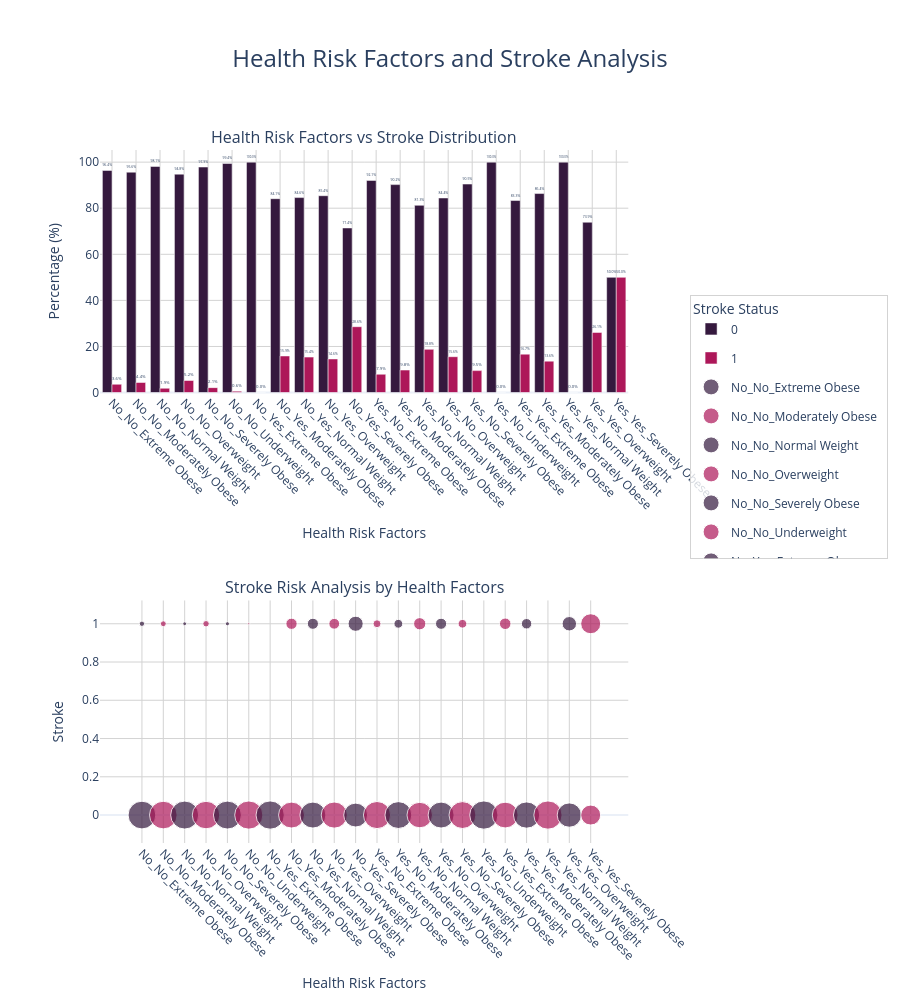

This figure's notebook cell:
### Code cell
custom_colors = ['#35193e', '#ad1759']

# Verileri uzun formata dönüştür
composit_percent2_long = composit_percent2.reset_index().melt(
    id_vars='Health_Risk_Factors', 
    var_name='Stroke', 
    value_name='Percentage'
)

# Alt grafikler için figür oluştur
fig = make_subplots(
    rows=2, cols=1, 
    subplot_titles=(
        'Health Risk Factors vs Stroke Distribution',
        'Stroke Risk Analysis by Health Factors'
    ),
    vertical_spacing=0.3,  # Grafiler arası boşluğu artır
    specs=[[{"secondary_y": True}], [{"secondary_y": True}]]  # İkincil y ekseni ekle
)

# 1. Bar grafiği oluştur
bar_fig = px.bar(
    composit_percent2_long, 
    x='Health_Risk_Factors', 
    y='Percentage', 
    color='Stroke', 
    barmode='group', 
    text='Percentage',
    labels={'Health_Risk_Factors': 'Health Risk Factors', 'Percentage': 'Percentage (%)'},
    color_discrete_sequence=custom_colors
)

# Bar grafiği trace'lerini ekle
for trace in bar_fig.data:
    fig.add_trace(trace, row=1, col=1)

# Bar grafiği metin ve düzen ayarları
fig.update_traces(
    texttemplate='%{y:.1f}%', 
    textposition='outside',
    textfont=dict(size=10),
    row=1, col=1
)

# 2. Scatter plot oluştur
scatter_fig = px.scatter(
    composit_percent2_long, 
    x='Health_Risk_Factors', 
    y='Stroke', 
    size='Percentage', 
    color='Health_Risk_Factors',
    labels={'Health_Risk_Factors': 'Health Risk Factors', 'Stroke': 'Stroke'},
    color_discrete_sequence=custom_colors
)

# Scatter plot trace'lerini ekle
for trace in scatter_fig.data:
    fig.add_trace(trace, row=2, col=1)

# Genel düzen ayarları
fig.update_layout(
    height=1000,
    title={
        'text': 'Health Risk Factors and Stroke Analysis',
        'y': 0.95,
        'x': 0.5,
        'xanchor': 'center',
        'yanchor': 'top',
        'font': dict(size=24)
    },
    template='plotly_white',
    showlegend=True,
    legend=dict(
        yanchor="top",
        y=0.45,  # İlk grafiğin altına yerleştir
        xanchor="left",
        x=1.05,  # Grafiğin sağına yerleştir
        title="Stroke Status",
        bgcolor="rgba(255, 255, 255, 0.8)",
        bordercolor="lightgray",
        borderwidth=1
    )
)

# Alt grafiklere özel ayarlar
fig.update_xaxes(
    title_text='Health Risk Factors',
    row=1,
    col=1,
    tickangle=45,
    gridcolor='lightgray'
)

fig.update_yaxes(
    title_text='Percentage (%)',
    row=1,
    col=1,
    gridcolor='lightgray'
)

fig.update_xaxes(
    title_text='Health Risk Factors',
    row=2,
    col=1,
    tickangle=45,
    gridcolor='lightgray'
)

fig.update_yaxes(
    title_text='Stroke',
    row=2,
    col=1,
    gridcolor='lightgray'
)

# Grafik kenar boşluklarını ayarla ve sağ tarafta legend için yer aç
fig.update_layout(
    margin=dict(t=150, b=100, l=100, r=200)  # Sağ margin'i artır
)

fig.show()

### Figure 1 — Plotly figure (JSON) as saved in the notebook; plotly's stock layout.template omitted (floating-point values rounded to 4 significant figures)
{"data": [{"alignmentgroup": "True", "hovertemplate": "Stroke=0<br>Health Risk Factors=%{x}<br>Percentage (%)=%{text}<extra></extra>", "legendgroup": "0", "marker": {"color": "#35193e", "pattern": {"shape": ""}}, "name": "0", "offsetgroup": "0", "orientation": "v", "showlegend": true, "text": [96.4, 95.64, 98.13, 94.77, 97.87, 99.41, 100, 84.13, 84.62, 85.42, 71.43, 92.06, 90.24, 81.25, 84.44, 90.48, 100, 83.33, 86.36, 100, 73.91, 50], "textfont": {"size": 10}, "textposition": "outside", "texttemplate": "%{y:.1f}%", "type": "bar", "x": ["No_No_Extreme Obese", "No_No_Moderately Obese", "No_No_Normal Weight", "No_No_Overweight", "No_No_Severely Obese", "No_No_Underweight", "No_Yes_Extreme Obese", "No_Yes_Moderately Obese", "No_Yes_Normal Weight", "No_Yes_Overweight", "No_Yes_Severely Obese", "Yes_No_Extreme Obese", "Yes_No_Moderately Obese", "Yes_No_Normal Weight", "Yes_No_Overweight", "Yes_No_Severely Obese", "Yes_No_Underweight", "Yes_Yes_Extreme Obese", "Yes_Yes_Moderately Obese", "Yes_Yes_Normal Weight", "Yes_Yes_Overweight", "Yes_Yes_Severely Obese"], "xaxis": "x", "y": [96.4, 95.64, 98.13, 94.77, 97.87, 99.41, 100, 84.13, 84.62, 85.42, 71.43, 92.06, 90.24, 81.25, 84.44, 90.48, 100, 83.33, 86.36, 100, 73.91, 50], "yaxis": "y"}, {"alignmentgroup": "True", "hovertemplate": "Stroke=1<br>Health Risk Factors=%{x}<br>Percentage (%)=%{text}<extra></extra>", "legendgroup": "1", "marker": {"color": "#ad1759", "pattern": {"shape": ""}}, "name": "1", "offsetgroup": "1", "orientation": "v", "showlegend": true, "text": [3.604, 4.364, 1.868, 5.227, 2.133, 0.5882, 0, 15.87, 15.38, 14.58, 28.57, 7.937, 9.756, 18.75, 15.56, 9.524, 0, 16.67, 13.64, 0, 26.09, 50], "textfont": {"size": 10}, "textposition": "outside", "texttemplate": "%{y:.1f}%", "type": "bar", "x": ["No_No_Extreme Obese", "No_No_Moderately Obese", "No_No_Normal Weight", "No_No_Overweight", "No_No_Severely Obese", "No_No_Underweight", "No_Yes_Extreme Obese", "No_Yes_Moderately Obese", "No_Yes_Normal Weight", "No_Yes_Overweight", "No_Yes_Severely Obese", "Yes_No_Extreme Obese", "Yes_No_Moderately Obese", "Yes_No_Normal Weight", "Yes_No_Overweight", "Yes_No_Severely Obese", "Yes_No_Underweight", "Yes_Yes_Extreme Obese", "Yes_Yes_Moderately Obese", "Yes_Yes_Normal Weight", "Yes_Yes_Overweight", "Yes_Yes_Severely Obese"], "xaxis": "x", "y": [3.604, 4.364, 1.868, 5.227, 2.133, 0.5882, 0, 15.87, 15.38, 14.58, 28.57, 7.937, 9.756, 18.75, 15.56, 9.524, 0, 16.67, 13.64, 0, 26.09, 50], "yaxis": "y"}, {"hovertemplate": "Health Risk Factors=%{x}<br>Stroke=%{y}<br>Percentage=%{marker.size}<extra></extra>", "legendgroup": "No_No_Extreme Obese", "marker": {"color": "#35193e", "size": [96.4, 3.604], "sizemode": "area", "sizeref": 0.25, "symbol": "circle"}, "mode": "markers", "name": "No_No_Extreme Obese", "orientation": "v", "showlegend": true, "type": "scatter", "x": ["No_No_Extreme Obese", "No_No_Extreme Obese"], "xaxis": "x2", "y": [0, 1], "yaxis": "y3"}, {"hovertemplate": "Health Risk Factors=%{x}<br>Stroke=%{y}<br>Percentage=%{marker.size}<extra></extra>", "legendgroup": "No_No_Moderately Obese", "marker": {"color": "#ad1759", "size": [95.64, 4.364], "sizemode": "area", "sizeref": 0.25, "symbol": "circle"}, "mode": "markers", "name": "No_No_Moderately Obese", "orientation": "v", "showlegend": true, "type": "scatter", "x": ["No_No_Moderately Obese", "No_No_Moderately Obese"], "xaxis": "x2", "y": [0, 1], "yaxis": "y3"}, {"hovertemplate": "Health Risk Factors=%{x}<br>Stroke=%{y}<br>Percentage=%{marker.size}<extra></extra>", "legendgroup": "No_No_Normal Weight", "marker": {"color": "#35193e", "size": [98.13, 1.868], "sizemode": "area", "sizeref": 0.25, "symbol": "circle"}, "mode": "markers", "name": "No_No_Normal Weight", "orientation": "v", "showlegend": true, "type": "scatter", "x": ["No_No_Normal Weight", "No_No_Normal Weight"], "xaxis": "x2", "y": [0, 1], "yaxis": "y3"}, {"hovertemplate": "Health Risk Factors=%{x}<br>Stroke=%{y}<br>Percentage=%{marker.size}<extra></extra>", "legendgroup": "No_No_Overweight", "marker": {"color": "#ad1759", "size": [94.77, 5.227], "sizemode": "area", "sizeref": 0.25, "symbol": "circle"}, "mode": "markers", "name": "No_No_Overweight", "orientation": "v", "showlegend": true, "type": "scatter", "x": ["No_No_Overweight", "No_No_Overweight"], "xaxis": "x2", "y": [0, 1], "yaxis": "y3"}, {"hovertemplate": "Health Risk Factors=%{x}<br>Stroke=%{y}<br>Percentage=%{marker.size}<extra></extra>", "legendgroup": "No_No_Severely Obese", "marker": {"color": "#35193e", "size": [97.87, 2.133], "sizemode": "area", "sizeref": 0.25, "symbol": "circle"}, "mode": "markers", "name": "No_No_Severely Obese", "orientation": "v", "showlegend": true, "type": "scatter", "x": ["No_No_Severely Obese", "No_No_Severely Obese"], "xaxis": "x2", "y": [0, 1], "yaxis": "y3"}, {"hovertemplate": "Health Risk Factors=%{x}<br>Stroke=%{y}<br>Percentage=%{marker.size}<extra></extra>", "legendgroup": "No_No_Underweight", "marker": {"color": "#ad1759", "size": [99.41, 0.5882], "sizemode": "area", "sizeref": 0.25, "symbol": "circle"}, "mode": "markers", "name": "No_No_Underweight", "orientation": "v", "showlegend": true, "type": "scatter", "x": ["No_No_Underweight", "No_No_Underweight"], "xaxis": "x2", "y": [0, 1], "yaxis": "y3"}, {"hovertemplate": "Health Risk Factors=%{x}<br>Stroke=%{y}<br>Percentage=%{marker.size}<extra></extra>", "legendgroup": "No_Yes_Extreme Obese", "marker": {"color": "#35193e", "size": [100, 0], "sizemode": "area", "sizeref": 0.25, "symbol": "circle"}, "mode": "markers", "name": "No_Yes_Extreme Obese", "orientation": "v", "showlegend": true, "type": "scatter", "x": ["No_Yes_Extreme Obese", "No_Yes_Extreme Obese"], "xaxis": "x2", "y": [0, 1], "yaxis": "y3"}, {"hovertemplate": "Health Risk Factors=%{x}<br>Stroke=%{y}<br>Percentage=%{marker.size}<extra></extra>", "legendgroup": "No_Yes_Moderately Obese", "marker": {"color": "#ad1759", "size": [84.13, 15.87], "sizemode": "area", "sizeref": 0.25, "symbol": "circle"}, "mode": "markers", "name": "No_Yes_Moderately Obese", "orientation": "v", "showlegend": true, "type": "scatter", "x": ["No_Yes_Moderately Obese", "No_Yes_Moderately Obese"], "xaxis": "x2", "y": [0, 1], "yaxis": "y3"}, {"hovertemplate": "Health Risk Factors=%{x}<br>Stroke=%{y}<br>Percentage=%{marker.size}<extra></extra>", "legendgroup": "No_Yes_Normal Weight", "marker": {"color": "#35193e", "size": [84.62, 15.38], "sizemode": "area", "sizeref": 0.25, "symbol": "circle"}, "mode": "markers", "name": "No_Yes_Normal Weight", "orientation": "v", "showlegend": true, "type": "scatter", "x": ["No_Yes_Normal Weight", "No_Yes_Normal Weight"], "xaxis": "x2", "y": [0, 1], "yaxis": "y3"}, {"hovertemplate": "Health Risk Factors=%{x}<br>Stroke=%{y}<br>Percentage=%{marker.size}<extra></extra>", "legendgroup": "No_Yes_Overweight", "marker": {"color": "#ad1759", "size": [85.42, 14.58], "sizemode": "area", "sizeref": 0.25, "symbol": "circle"}, "mode": "markers", "name": "No_Yes_Overweight", "orientation": "v", "showlegend": true, "type": "scatter", "x": ["No_Yes_Overweight", "No_Yes_Overweight"], "xaxis": "x2", "y": [0, 1], "yaxis": "y3"}, {"hovertemplate": "Health Risk Factors=%{x}<br>Stroke=%{y}<br>Percentage=%{marker.size}<extra></extra>", "legendgroup": "No_Yes_Severely Obese", "marker": {"color": "#35193e", "size": [71.43, 28.57], "sizemode": "area", "sizeref": 0.25, "symbol": "circle"}, "mode": "markers", "name": "No_Yes_Severely Obese", "orientation": "v", "showlegend": true, "type": "scatter", "x": ["No_Yes_Severely Obese", "No_Yes_Severely Obese"], "xaxis": "x2", "y": [0, 1], "yaxis": "y3"}, {"hovertemplate": "Health Risk Factors=%{x}<br>Stroke=%{y}<br>Percentage=%{marker.size}<extra></extra>", "legendgroup": "Yes_No_Extreme Obese", "marker": {"color": "#ad1759", "size": [92.06, 7.937], "sizemode": "area", "sizeref": 0.25, "symbol": "circle"}, "mode": "markers", "name": "Yes_No_Extreme Obese", "orientation": "v", "showlegend": true, "type": "scatter", "x": ["Yes_No_Extreme Obese", "Yes_No_Extreme Obese"], "xaxis": "x2", "y": [0, 1], "yaxis": "y3"}, {"hovertemplate": "Health Risk Factors=%{x}<br>Stroke=%{y}<br>Percentage=%{marker.size}<extra></extra>", "legendgroup": "Yes_No_Moderately Obese", "marker": {"color": "#35193e", "size": [90.24, 9.756], "sizemode": "area", "sizeref": 0.25, "symbol": "circle"}, "mode": "markers", "name": "Yes_No_Moderately Obese", "orientation": "v", "showlegend": true, "type": "scatter", "x": ["Yes_No_Moderately Obese", "Yes_No_Moderately Obese"], "xaxis": "x2", "y": [0, 1], "yaxis": "y3"}, {"hovertemplate": "Health Risk Factors=%{x}<br>Stroke=%{y}<br>Percentage=%{marker.size}<extra></extra>", "legendgroup": "Yes_No_Normal Weight", "marker": {"color": "#ad1759", "size": [81.25, 18.75], "sizemode": "area", "sizeref": 0.25, "symbol": "circle"}, "mode": "markers", "name": "Yes_No_Normal Weight", "orientation": "v", "showlegend": true, "type": "scatter", "x": ["Yes_No_Normal Weight", "Yes_No_Normal Weight"], "xaxis": "x2", "y": [0, 1], "yaxis": "y3"}, {"hovertemplate": "Health Risk Factors=%{x}<br>Stroke=%{y}<br>Percentage=%{marker.size}<extra></extra>", "legendgroup": "Yes_No_Overweight", "marker": {"color": "#35193e", "size": [84.44, 15.56], "sizemode": "area", "sizeref": 0.25, "symbol": "circle"}, "mode": "markers", "name": "Yes_No_Overweight", "orientation": "v", "showlegend": true, "type": "scatter", "x": ["Yes_No_Overweight", "Yes_No_Overweight"], "xaxis": "x2", "y": [0, 1], "yaxis": "y3"}, {"hovertemplate": "Health Risk Factors=%{x}<br>Stroke=%{y}<br>Percentage=%{marker.size}<extra></extra>", "legendgroup": "Yes_No_Severely Obese", "marker": {"color": "#ad1759", "size": [90.48, 9.524], "sizemode": "area", "sizeref": 0.25, "symbol": "circle"}, "mode": "markers", "name": "Yes_No_Severely Obese", "orientation": "v", "showlegend": true, "type": "scatter", "x": ["Yes_No_Severely Obese", "Yes_No_Severely Obese"], "xaxis": "x2", "y": [0, 1], "yaxis": "y3"}, {"hovertemplate": "Health Risk Factors=%{x}<br>Stroke=%{y}<br>Percentage=%{marker.size}<extra></extra>", "legendgroup": "Yes_No_Underweight", "marker": {"color": "#35193e", "size": [100, 0], "sizemode": "area", "sizeref": 0.25, "symbol": "circle"}, "mode": "markers", "name": "Yes_No_Underweight", "orientation": "v", "showlegend": true, "type": "scatter", "x": ["Yes_No_Underweight", "Yes_No_Underweight"], "xaxis": "x2", "y": [0, 1], "yaxis": "y3"}, {"hovertemplate": "Health Risk Factors=%{x}<br>Stroke=%{y}<br>Percentage=%{marker.size}<extra></extra>", "legendgroup": "Yes_Yes_Extreme Obese", "marker": {"color": "#ad1759", "size": [83.33, 16.67], "sizemode": "area", "sizeref": 0.25, "symbol": "circle"}, "mode": "markers", "name": "Yes_Yes_Extreme Obese", "orientation": "v", "showlegend": true, "type": "scatter", "x": ["Yes_Yes_Extreme Obese", "Yes_Yes_Extreme Obese"], "xaxis": "x2", "y": [0, 1], "yaxis": "y3"}, {"hovertemplate": "Health Risk Factors=%{x}<br>Stroke=%{y}<br>Percentage=%{marker.size}<extra></extra>", "legendgroup": "Yes_Yes_Moderately Obese", "marker": {"color": "#35193e", "size": [86.36, 13.64], "sizemode": "area", "sizeref": 0.25, "symbol": "circle"}, "mode": "markers", "name": "Yes_Yes_Moderately Obese", "orientation": "v", "showlegend": true, "type": "scatter", "x": ["Yes_Yes_Moderately Obese", "Yes_Yes_Moderately Obese"], "xaxis": "x2", "y": [0, 1], "yaxis": "y3"}, {"hovertemplate": "Health Risk Factors=%{x}<br>Stroke=%{y}<br>Percentage=%{marker.size}<extra></extra>", "legendgroup": "Yes_Yes_Normal Weight", "marker": {"color": "#ad1759", "size": [100, 0], "sizemode": "area", "sizeref": 0.25, "symbol": "circle"}, "mode": "markers", "name": "Yes_Yes_Normal Weight", "orientation": "v", "showlegend": true, "type": "scatter", "x": ["Yes_Yes_Normal Weight", "Yes_Yes_Normal Weight"], "xaxis": "x2", "y": [0, 1], "yaxis": "y3"}, {"hovertemplate": "Health Risk Factors=%{x}<br>Stroke=%{y}<br>Percentage=%{marker.size}<extra></extra>", "legendgroup": "Yes_Yes_Overweight", "marker": {"color": "#35193e", "size": [73.91, 26.09], "sizemode": "area", "sizeref": 0.25, "symbol": "circle"}, "mode": "markers", "name": "Yes_Yes_Overweight", "orientation": "v", "showlegend": true, "type": "scatter", "x": ["Yes_Yes_Overweight", "Yes_Yes_Overweight"], "xaxis": "x2", "y": [0, 1], "yaxis": "y3"}, {"hovertemplate": "Health Risk Factors=%{x}<br>Stroke=%{y}<br>Percentage=%{marker.size}<extra></extra>", "legendgroup": "Yes_Yes_Severely Obese", "marker": {"color": "#ad1759", "size": [50, 50], "sizemode": "area", "sizeref": 0.25, "symbol": "circle"}, "mode": "markers", "name": "Yes_Yes_Severely Obese", "orientation": "v", "showlegend": true, "type": "scatter", "x": ["Yes_Yes_Severely Obese", "Yes_Yes_Severely Obese"], "xaxis": "x2", "y": [0, 1], "yaxis": "y3"}], "layout": {"annotations": [{"font": {"size": 16}, "showarrow": false, "text": "Health Risk Factors vs Stroke Distribution", "x": 0.47, "xanchor": "center", "xref": "paper", "y": 1.0, "yanchor": "bottom", "yref": "paper"}, {"font": {"size": 16}, "showarrow": false, "text": "Stroke Risk Analysis by Health Factors", "x": 0.47, "xanchor": "center", "xref": "paper", "y": 0.35, "yanchor": "bottom", "yref": "paper"}], "height": 1000, "legend": {"bgcolor": "rgba(255, 255, 255, 0.8)", "bordercolor": "lightgray", "borderwidth": 1, "title": {"text": "Stroke Status"}, "x": 1.05, "xanchor": "left", "y": 0.45, "yanchor": "top"}, "margin": {"b": 100, "l": 100, "r": 200, "t": 150}, "showlegend": true, "title": {"font": {"size": 24}, "text": "Health Risk Factors and Stroke Analysis", "x": 0.5, "xanchor": "center", "y": 0.95, "yanchor": "top"}, "xaxis": {"anchor": "y", "domain": [0, 0.94], "gridcolor": "lightgray", "tickangle": 45, "title": {"text": "Health Risk Factors"}}, "xaxis2": {"anchor": "y3", "domain": [0, 0.94], "gridcolor": "lightgray", "tickangle": 45, "title": {"text": "Health Risk Factors"}}, "yaxis": {"anchor": "x", "domain": [0.65, 1.0], "gridcolor": "lightgray", "title": {"text": "Percentage (%)"}}, "yaxis2": {"anchor": "x", "gridcolor": "lightgray", "overlaying": "y", "side": "right", "title": {"text": "Percentage (%)"}}, "yaxis3": {"anchor": "x2", "domain": [0, 0.35], "gridcolor": "lightgray", "title": {"text": "Stroke"}}, "yaxis4": {"anchor": "x2", "gridcolor": "lightgray", "overlaying": "y3", "side": "right", "title": {"text": "Stroke"}}}}
